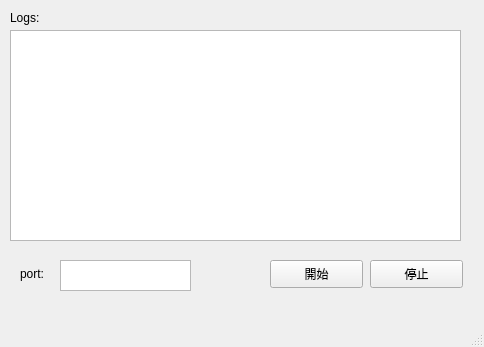
<?xml version="1.0" encoding="UTF-8"?>
<ui version="4.0">
 <class>MainWindow</class>
 <widget class="QMainWindow" name="MainWindow">
  <property name="geometry">
   <rect>
    <x>0</x>
    <y>0</y>
    <width>484</width>
    <height>347</height>
   </rect>
  </property>
  <property name="windowTitle">
   <string>server</string>
  </property>
  <widget class="QWidget" name="centralwidget">
   <widget class="QLabel" name="label">
    <property name="geometry">
     <rect>
      <x>10</x>
      <y>10</y>
      <width>58</width>
      <height>15</height>
     </rect>
    </property>
    <property name="text">
     <string>Logs:</string>
    </property>
   </widget>
   <widget class="QPlainTextEdit" name="logs">
    <property name="geometry">
     <rect>
      <x>10</x>
      <y>30</y>
      <width>451</width>
      <height>211</height>
     </rect>
    </property>
    <property name="readOnly">
     <bool>true</bool>
    </property>
   </widget>
   <widget class="QLabel" name="label_2">
    <property name="geometry">
     <rect>
      <x>20</x>
      <y>266</y>
      <width>58</width>
      <height>15</height>
     </rect>
    </property>
    <property name="text">
     <string>port:</string>
    </property>
   </widget>
   <widget class="QTextEdit" name="port">
    <property name="geometry">
     <rect>
      <x>60</x>
      <y>260</y>
      <width>131</width>
      <height>31</height>
     </rect>
    </property>
   </widget>
   <widget class="QPushButton" name="Start_Button">
    <property name="geometry">
     <rect>
      <x>270</x>
      <y>260</y>
      <width>93</width>
      <height>28</height>
     </rect>
    </property>
    <property name="text">
     <string>開始</string>
    </property>
   </widget>
   <widget class="QPushButton" name="Stop_Button">
    <property name="geometry">
     <rect>
      <x>370</x>
      <y>260</y>
      <width>93</width>
      <height>28</height>
     </rect>
    </property>
    <property name="text">
     <string>停止</string>
    </property>
   </widget>
  </widget>
  <widget class="QMenuBar" name="menubar">
   <property name="geometry">
    <rect>
     <x>0</x>
     <y>0</y>
     <width>484</width>
     <height>25</height>
    </rect>
   </property>
   <property name="nativeMenuBar">
    <bool>true</bool>
   </property>
  </widget>
  <widget class="QStatusBar" name="statusbar">
   <property name="sizeGripEnabled">
    <bool>true</bool>
   </property>
  </widget>
 </widget>
 <resources/>
 <connections/>
</ui>
